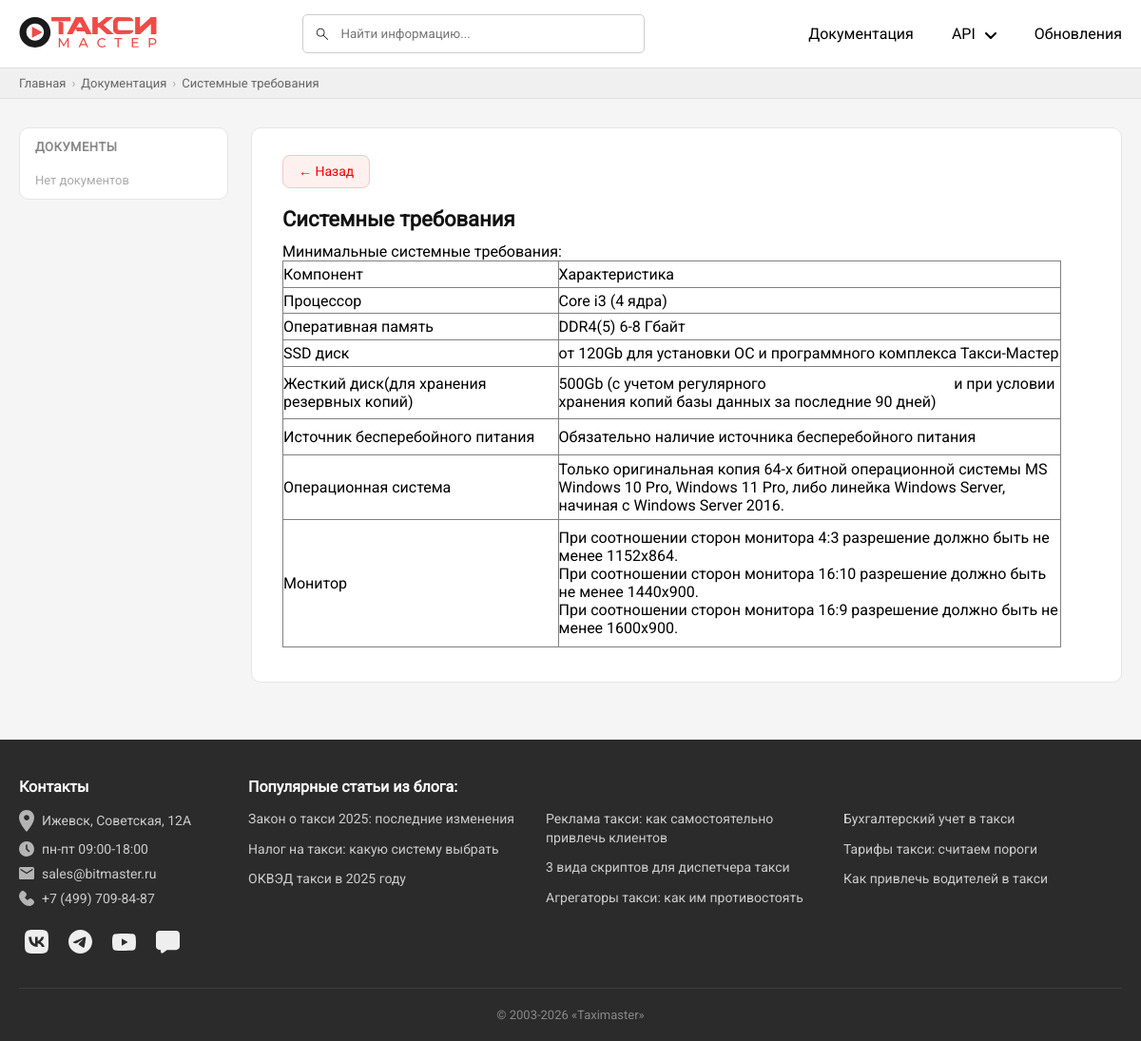
Screenshot of /docs.php?article=system_requirements with the database file from the repository.
### tables this page shows
CREATE TABLE `articles` (
  `id` int(11) NOT NULL,
  `section_id` int(11) NOT NULL,
  `title` varchar(255) NOT NULL,
  `slug` varchar(255) NOT NULL,
  `file_path` varchar(500) NOT NULL,
  `file_type` varchar(10) NOT NULL,
  `category` varchar(100) DEFAULT NULL
);

### docs.php (the view, shortened to what this page needs)
<?php
include("php/connect_db.php");
$allDocs = [];
$currentDoc = null;
if (isset($_GET['article'])) {
    $aslug = $_GET['article'];
    $stmt = $conn->prepare("SELECT * FROM articles WHERE slug = ?");
    $stmt->bind_param("s", $aslug);
    $stmt->execute();
    $currentDoc = $stmt->get_result()->fetch_assoc();
}
?>
<!DOCTYPE html>
<html lang="ru">
<head>
    <link rel="stylesheet" href="css/style.css">
    <link rel="stylesheet" href="css/taximaster.css">
    <link rel="stylesheet" href="css/updates.css">
</head>
<body>
<?php include("php/header.php"); ?>
<div class="breadcrumb">
    <div class="container">
        <a href="index.php">Главная</a>
        <span class="breadcrumb-sep">›</span>
        <?php if ($currentDoc): ?>
            <a href="docs.php">Документация</a>
            <span class="breadcrumb-sep">›</span>
            <span><?= htmlspecialchars($currentDoc['title']) ?></span>
        <?php else: ?>
            <span>Документация</span>
        <?php endif; ?>
    </div>
</div>
<div class="page-layout">
    <div class="container page-layout__inner">
        <aside class="sidebar">
            <p class="sidebar-versions-title">Документы</p>
            <?php if (empty($allDocs)): ?>
                <p style="padding: 12px 16px; color: #aaa; font-size: 13px;">Нет документов</p>
            <?php endif; ?>
        </aside>
        <main class="content-area">
            <?php if ($currentDoc): ?>
                <a href="docs.php" class="back-link">← Назад</a>
                <h1 class="content-title"><?= htmlspecialchars($currentDoc['title']) ?></h1>
                <?php if ($currentDoc['file_type'] == 'html'): ?>
                    <?php if (file_exists($currentDoc['file_path'])): ?>
                        <?php include($currentDoc['file_path']); ?>
                    <?php else: ?>
                        <p style="color:#888">Файл не найден: <?= htmlspecialchars($currentDoc['file_path']) ?></p>
                    <?php endif; ?>
                <?php endif; ?>
            <?php endif; ?>
        </main>
    </div>
</div>
<?php include("php/footer.php"); ?>
</body>
</html>

### css/style.css (style rules this page uses)
* { margin: 0; padding: 0; box-sizing: border-box; font-family: "Roboto-Regular"; }
body { background: #f5f5f5; }
a { text-decoration: none; color: #fff; }
.container { max-width: 1440px; margin: 0 auto; width: 100%; padding: 0 20px; }

### css/taximaster.css (style rules this page uses)
.breadcrumb { background: #f0f0f0; border-bottom: 1px solid #e0e0e0; padding: 8px 0; font-size: 13px; color: #666; }
.breadcrumb .container { display: flex; align-items: center; gap: 6px; }
.breadcrumb a { color: #666; text-decoration: none; }
.breadcrumb-sep { color: #aaa; }
.page-layout { padding: 30px 0 60px; }
.page-layout__inner { display: flex; gap: 24px; align-items: flex-start; }
.sidebar { width: 220px; flex-shrink: 0; background: white; border-radius: 10px; border: 1px solid #e5e5e5; overflow: hidden; }
.content-area { flex: 1; min-width: 0; background: white; border-radius: 10px; border: 1px solid #e5e5e5; padding: 28px 32px 36px; }
.content-title { font-size: 22px; font-weight: 700; color: #111; margin-bottom: 12px; }
.back-link { display: inline-flex; align-items: center; gap: 6px; margin-bottom: 20px; padding: 8px 16px; background-color: #fff0f0; color: #ff0000; border: 1px solid #f5c5c5; border-radius: 8px; font-size: 14px; font-weight: 500; text-decoration: none; transition: background-color 0.2s, color 0.2s; }

### css/updates.css (style rules this page uses)
.sidebar-versions-title { font-weight: 700; font-size: 13px; color: #888; text-transform: uppercase; padding: 12px 16px 8px; letter-spacing: 0.5px; }

### rows the page displays
articles: title "Системные требования", file_path "Минимальные системные требования: Компонент Характеристика Процессор Core i3 (4 ядра) Оперативная память DDR4(5) 6-8 Гбайт SSD диск от 120Gb для установки ОС и программного комплекса Такси-Мастер Жесткий диск(для хранения резервных копий) 500Gb (с учетом регулярного и при условии хранения копий базы данных за последние 90 дней) Источник бесперебойного питания Обязательно наличие источника бесперебойного питания Операционная система Только оригинальная копия 64-х битной операционной системы MS Windows 10 Pro, Windows 11 Pro, либо линейка Windows Server, начиная с Windows Server 2016. Монитор При соотношении сторон монитора 4:3 разрешение должно быть не менее 1152x864. При соотношении сторон…"
